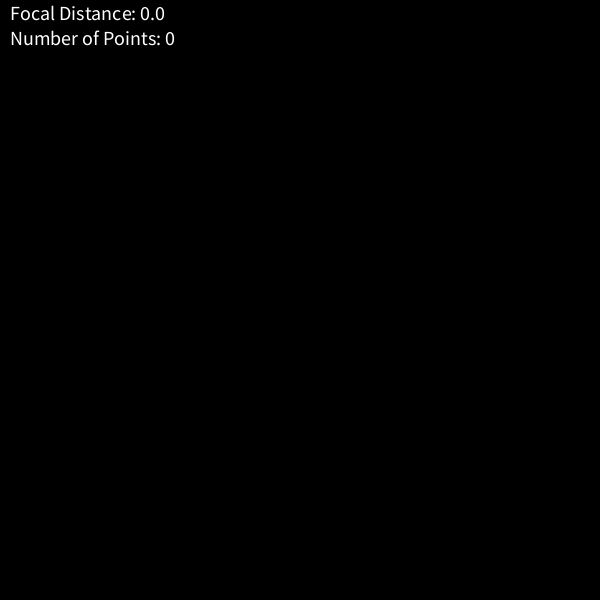
Frame 1 (no input)
Frame 60 (the mouse pressed at the canvas centre just before this capture): identical to frame 1, image omitted
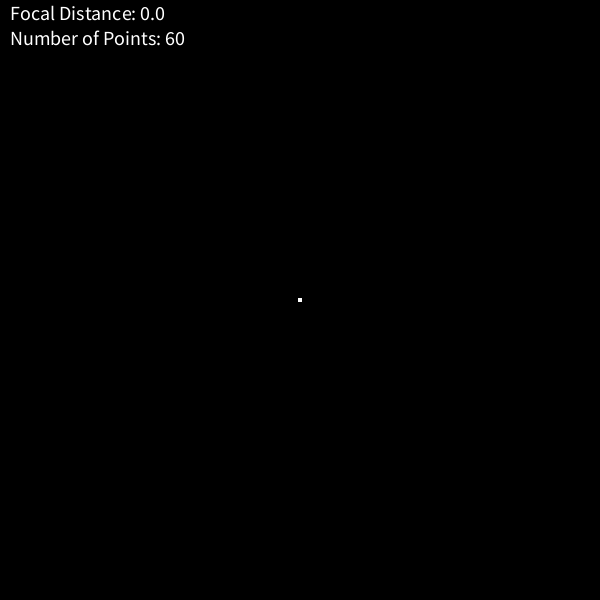
Frame 120 (the mouse held since frame 60 and released just before this capture)

The Processing sketch that drew these frames (run headless with seeded random() and noise(); from frame 60 on, the mouse is pressed at the canvas centre):

// Processing sketch: processing_136362
// ── processing_136362.pde

float focalDist = 0;
float blurFactor = 2;
ArrayList<depthPixel> myPixels;

void setup(){
  size(600, 600);
  noStroke();
  smooth();
  
  ellipseMode(CENTER);
  background(0);
  
  myPixels = new ArrayList<depthPixel>();
}

class depthPixel{
  float x, y, layer;
  
  depthPixel(float xIn, float yIn, float layerIn){
    x = xIn;
    y = yIn;
    
    layer = layerIn;
  }
  
  void drawPixel(){
    float tempX = x, tempY = y;
    float layerDist = abs(layer - focalDist) / 2;
    
    float xOffset = ((width/2) - mouseX) * ((24 - layer) / 24);
    float yOffset = ((height/2) - mouseY) * ((24 - layer) / 24);
    
    xOffset += (x - (width/2)) * ((focalDist - layer) / 64);
    yOffset += (y - (height/2)) * ((focalDist - layer) / 64);
    
    tempX += xOffset;
    tempY += yOffset;
    
    if(layer < focalDist){
      layerDist *= 2;
    }
    
    float diam = (layerDist * blurFactor) + 4;
    int alph = int(255 / (layerDist * 4));
    
    if(layerDist == 0){
      diam = 4;
      alph = 230;
    }
    
    if(alph < 1){
      return;
    }
    
    fill(255, alph);
    ellipse(tempX, tempY, diam, diam);
    
  }
}

void makePixel(float x, float y){
  depthPixel p = new depthPixel(x, y, focalDist);
  myPixels.add(p);
}

void drawAllPixels(){
  for(depthPixel p : myPixels){
    p.drawPixel();
  }
}

void keyTyped(){
  if((key == 'w' || key == 'W') && focalDist < 20){
    focalDist += 0.5;
  } else if((key == 's' || key == 'S') && focalDist > 0){
    focalDist -= 0.5;
  } else if(key == 'c' || key == 'C'){
    resetPixels();
  }
}

void resetPixels(){
  myPixels.clear();
}

float prevMouseX = 0, prevMouseY = 0;

void draw(){
  background(0);
  
  if(mousePressed){
    if(mouseButton == RIGHT){
      resetPixels();
      return;
    } else {
      float x = ((width/2) - mouseX) * ((24 - focalDist) / 24);
      float y = ((height/2) - mouseY) * ((24 - focalDist) / 24);
      
      makePixel(mouseX - x, mouseY - y);
    }
  }
  
  textSize(20);
  
  drawAllPixels();
  
  fill(255);
  text("Focal Distance: " + focalDist, 10, 20);
  text("Number of Points: " + myPixels.size(), 10, 45);
  noStroke();
}
  
  
  
